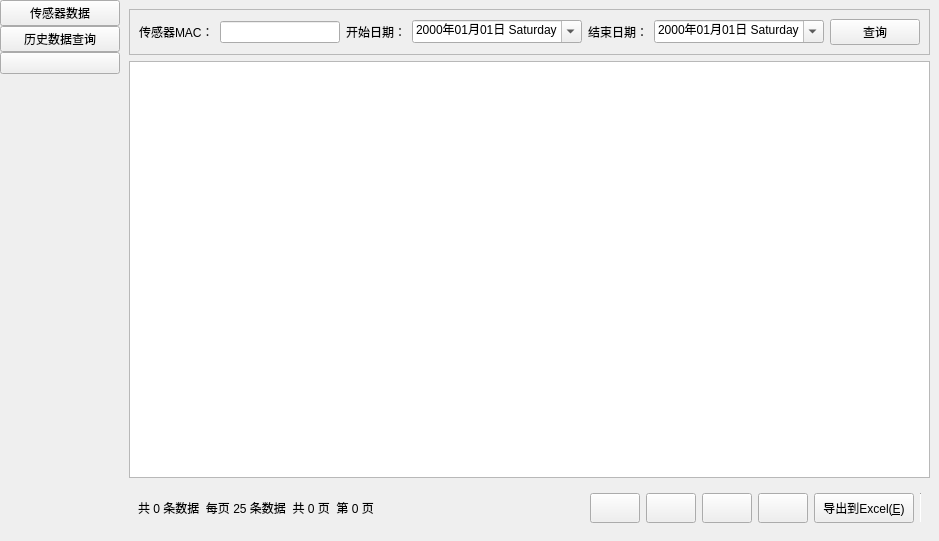
<?xml version="1.0" encoding="UTF-8"?>
<ui version="4.0">
 <class>frmData</class>
 <widget class="QWidget" name="frmData">
  <property name="geometry">
   <rect>
    <x>0</x>
    <y>0</y>
    <width>920</width>
    <height>541</height>
   </rect>
  </property>
  <property name="windowTitle">
   <string>Form</string>
  </property>
  <layout class="QHBoxLayout" name="horizontalLayout_3">
   <property name="spacing">
    <number>0</number>
   </property>
   <property name="margin">
    <number>0</number>
   </property>
   <item>
    <widget class="QWidget" name="widget_left" native="true">
     <property name="minimumSize">
      <size>
       <width>120</width>
       <height>0</height>
      </size>
     </property>
     <property name="maximumSize">
      <size>
       <width>120</width>
       <height>16777215</height>
      </size>
     </property>
     <layout class="QVBoxLayout" name="verticalLayout">
      <property name="spacing">
       <number>0</number>
      </property>
      <property name="margin">
       <number>0</number>
      </property>
      <item>
       <widget class="QPushButton" name="btnData">
        <property name="text">
         <string>传感器数据</string>
        </property>
        <property name="checkable">
         <bool>true</bool>
        </property>
       </widget>
      </item>
      <item>
       <widget class="QPushButton" name="btnData1">
        <property name="text">
         <string>历史数据查询</string>
        </property>
        <property name="checkable">
         <bool>true</bool>
        </property>
       </widget>
      </item>
      <item>
       <widget class="QPushButton" name="btnData2">
        <property name="text">
         <string/>
        </property>
        <property name="checkable">
         <bool>true</bool>
        </property>
       </widget>
      </item>
      <item>
       <spacer name="verticalSpacer">
        <property name="orientation">
         <enum>Qt::Vertical</enum>
        </property>
        <property name="sizeHint" stdset="0">
         <size>
          <width>20</width>
          <height>466</height>
         </size>
        </property>
       </spacer>
      </item>
     </layout>
    </widget>
   </item>
   <item>
    <widget class="QWidget" name="widget_2" native="true">
     <layout class="QVBoxLayout" name="verticalLayout_2">
      <property name="spacing">
       <number>0</number>
      </property>
      <property name="margin">
       <number>0</number>
      </property>
      <item>
       <widget class="QStackedWidget" name="stackedWidget">
        <property name="currentIndex">
         <number>1</number>
        </property>
        <widget class="QWidget" name="page">
         <layout class="QVBoxLayout" name="verticalLayout_4">
          <item>
           <widget class="QTabWidget" name="tabWidget">
            <property name="currentIndex">
             <number>-1</number>
            </property>
           </widget>
          </item>
         </layout>
        </widget>
        <widget class="QWidget" name="page_2">
         <layout class="QVBoxLayout" name="verticalLayout_3">
          <item>
           <widget class="QFrame" name="frame">
            <property name="frameShape">
             <enum>QFrame::StyledPanel</enum>
            </property>
            <property name="frameShadow">
             <enum>QFrame::Raised</enum>
            </property>
            <layout class="QHBoxLayout" name="horizontalLayout">
             <item>
              <widget class="QLabel" name="label_3">
               <property name="text">
                <string>传感器MAC：</string>
               </property>
              </widget>
             </item>
             <item>
              <widget class="QLineEdit" name="lineEdit">
               <property name="minimumSize">
                <size>
                 <width>120</width>
                 <height>0</height>
                </size>
               </property>
              </widget>
             </item>
             <item>
              <widget class="QLabel" name="label">
               <property name="text">
                <string>开始日期：</string>
               </property>
              </widget>
             </item>
             <item>
              <widget class="QDateEdit" name="dateStart">
               <property name="sizePolicy">
                <sizepolicy hsizetype="Expanding" vsizetype="Fixed">
                 <horstretch>0</horstretch>
                 <verstretch>0</verstretch>
                </sizepolicy>
               </property>
               <property name="maximumTime">
                <time>
                 <hour>23</hour>
                 <minute>59</minute>
                 <second>59</second>
                </time>
               </property>
               <property name="displayFormat">
                <string>yyyy年MM月dd日 dddd</string>
               </property>
               <property name="calendarPopup">
                <bool>true</bool>
               </property>
              </widget>
             </item>
             <item>
              <widget class="QLabel" name="label_2">
               <property name="text">
                <string>结束日期：</string>
               </property>
              </widget>
             </item>
             <item>
              <widget class="QDateEdit" name="dateEnd">
               <property name="sizePolicy">
                <sizepolicy hsizetype="Expanding" vsizetype="Fixed">
                 <horstretch>0</horstretch>
                 <verstretch>0</verstretch>
                </sizepolicy>
               </property>
               <property name="displayFormat">
                <string>yyyy年MM月dd日 dddd</string>
               </property>
               <property name="calendarPopup">
                <bool>true</bool>
               </property>
              </widget>
             </item>
             <item>
              <widget class="QPushButton" name="btnSelect">
               <property name="minimumSize">
                <size>
                 <width>90</width>
                 <height>0</height>
                </size>
               </property>
               <property name="text">
                <string>查询</string>
               </property>
              </widget>
             </item>
             <item>
              <spacer name="horizontalSpacer">
               <property name="orientation">
                <enum>Qt::Horizontal</enum>
               </property>
               <property name="sizeHint" stdset="0">
                <size>
                 <width>18</width>
                 <height>20</height>
                </size>
               </property>
              </spacer>
             </item>
            </layout>
           </widget>
          </item>
          <item>
           <widget class="QTableView" name="tableData"/>
          </item>
          <item>
           <widget class="QFrame" name="gboxBottom">
            <property name="sizePolicy">
             <sizepolicy hsizetype="Preferred" vsizetype="Fixed">
              <horstretch>0</horstretch>
              <verstretch>0</verstretch>
             </sizepolicy>
            </property>
            <layout class="QHBoxLayout" name="horizontalLayout_2">
             <item>
              <widget class="QLabel" name="labInfo">
               <property name="sizePolicy">
                <sizepolicy hsizetype="Expanding" vsizetype="Preferred">
                 <horstretch>0</horstretch>
                 <verstretch>0</verstretch>
                </sizepolicy>
               </property>
               <property name="styleSheet">
                <string notr="true"/>
               </property>
               <property name="text">
                <string>共 0 条数据  每页 25 条数据  共 0 页  第 0 页</string>
               </property>
              </widget>
             </item>
             <item>
              <widget class="QPushButton" name="btnFirst">
               <property name="sizePolicy">
                <sizepolicy hsizetype="Minimum" vsizetype="Minimum">
                 <horstretch>0</horstretch>
                 <verstretch>0</verstretch>
                </sizepolicy>
               </property>
               <property name="minimumSize">
                <size>
                 <width>50</width>
                 <height>30</height>
                </size>
               </property>
               <property name="toolTip">
                <string>第一页</string>
               </property>
               <property name="iconSize">
                <size>
                 <width>18</width>
                 <height>18</height>
                </size>
               </property>
              </widget>
             </item>
             <item>
              <widget class="QPushButton" name="btnPre">
               <property name="sizePolicy">
                <sizepolicy hsizetype="Minimum" vsizetype="Minimum">
                 <horstretch>0</horstretch>
                 <verstretch>0</verstretch>
                </sizepolicy>
               </property>
               <property name="minimumSize">
                <size>
                 <width>50</width>
                 <height>30</height>
                </size>
               </property>
               <property name="toolTip">
                <string>上一页</string>
               </property>
               <property name="iconSize">
                <size>
                 <width>18</width>
                 <height>18</height>
                </size>
               </property>
              </widget>
             </item>
             <item>
              <widget class="QPushButton" name="btnNext">
               <property name="sizePolicy">
                <sizepolicy hsizetype="Minimum" vsizetype="Minimum">
                 <horstretch>0</horstretch>
                 <verstretch>0</verstretch>
                </sizepolicy>
               </property>
               <property name="minimumSize">
                <size>
                 <width>50</width>
                 <height>30</height>
                </size>
               </property>
               <property name="toolTip">
                <string>下一页</string>
               </property>
               <property name="iconSize">
                <size>
                 <width>18</width>
                 <height>18</height>
                </size>
               </property>
              </widget>
             </item>
             <item>
              <widget class="QPushButton" name="btnLast">
               <property name="sizePolicy">
                <sizepolicy hsizetype="Minimum" vsizetype="Minimum">
                 <horstretch>0</horstretch>
                 <verstretch>0</verstretch>
                </sizepolicy>
               </property>
               <property name="minimumSize">
                <size>
                 <width>50</width>
                 <height>30</height>
                </size>
               </property>
               <property name="toolTip">
                <string>末一页</string>
               </property>
               <property name="iconSize">
                <size>
                 <width>18</width>
                 <height>18</height>
                </size>
               </property>
              </widget>
             </item>
             <item>
              <widget class="QPushButton" name="btnExcel">
               <property name="sizePolicy">
                <sizepolicy hsizetype="Minimum" vsizetype="Expanding">
                 <horstretch>0</horstretch>
                 <verstretch>0</verstretch>
                </sizepolicy>
               </property>
               <property name="minimumSize">
                <size>
                 <width>100</width>
                 <height>0</height>
                </size>
               </property>
               <property name="styleSheet">
                <string notr="true"/>
               </property>
               <property name="text">
                <string>导出到Excel(&amp;E)</string>
               </property>
               <property name="iconSize">
                <size>
                 <width>20</width>
                 <height>20</height>
                </size>
               </property>
              </widget>
             </item>
             <item>
              <widget class="Line" name="line">
               <property name="minimumSize">
                <size>
                 <width>1</width>
                 <height>0</height>
                </size>
               </property>
               <property name="maximumSize">
                <size>
                 <width>1</width>
                 <height>16777215</height>
                </size>
               </property>
               <property name="orientation">
                <enum>Qt::Vertical</enum>
               </property>
              </widget>
             </item>
            </layout>
           </widget>
          </item>
         </layout>
        </widget>
       </widget>
      </item>
     </layout>
    </widget>
   </item>
  </layout>
 </widget>
 <resources/>
 <connections/>
</ui>
